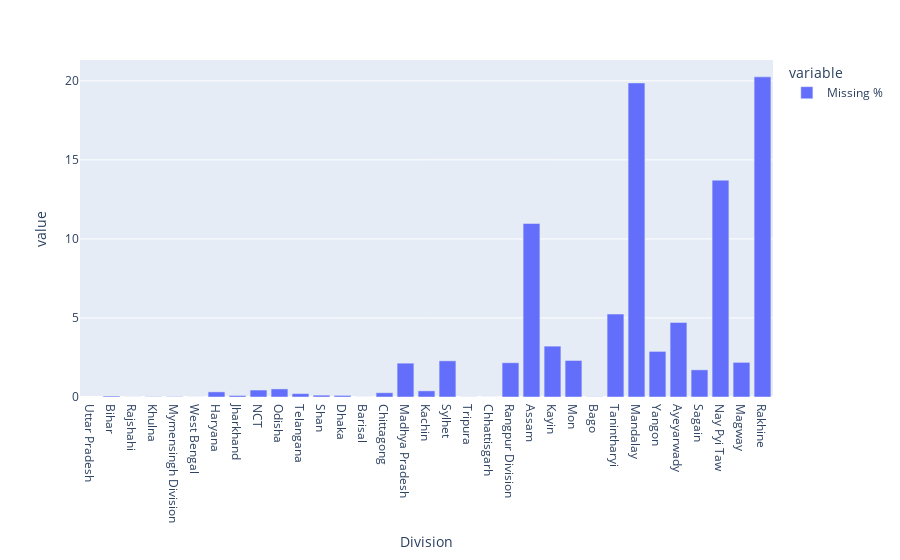

Source (notebook cell):
### Code cell
# fig = px.bar(division_missing_percentage)
fig = px.bar(division_missing_percentage.diff())
fig.show()

### Figure 1 — Plotly figure (JSON) as saved in the notebook; plotly's stock layout.template omitted (floating-point values rounded to 4 significant figures)
{"data": [{"alignmentgroup": "True", "hovertemplate": "variable=Missing %<br>Division=%{x}<br>value=%{y}<extra></extra>", "legendgroup": "Missing %", "marker": {"color": "#636efa"}, "name": "Missing %", "offsetgroup": "Missing %", "orientation": "v", "showlegend": true, "textposition": "auto", "type": "bar", "x": ["Uttar Pradesh", "Bihar", "Rajshahi", "Khulna", "Mymensingh Division", "West Bengal", "Haryana", "Jharkhand", "NCT", "Odisha", "Telangana", "Shan", "Dhaka", "Barisal", "Chittagong", "Madhya Pradesh", "Kachin", "Sylhet", "Tripura", "Chhattisgarh", "Rangpur Division", "Assam", "Kayin", "Mon", "Bago", "Tanintharyi", "Mandalay", "Yangon", "Ayeyarwady", "Sagain", "Nay Pyi Taw", "Magway", "Rakhine"], "xaxis": "x", "y": [null, 0.05933, 0.004564, 0.01825, 0.02282, 0.002282, 0.324, 0.09584, 0.4404, 0.5111, 0.2145, 0.1164, 0.1004, 0.002282, 0.2693, 2.14, 0.3879, 2.289, 0.006846, 0.002282, 2.168, 10.98, 3.217, 2.312, 0.01369, 5.246, 19.87, 2.884, 4.717, 1.718, 13.72, 2.191, 20.25], "yaxis": "y"}], "layout": {"barmode": "relative", "legend": {"title": {"text": "variable"}, "tracegroupgap": 0}, "margin": {"t": 60}, "xaxis": {"anchor": "y", "domain": [0.0, 1.0], "title": {"text": "Division"}}, "yaxis": {"anchor": "x", "domain": [0.0, 1.0], "title": {"text": "value"}}}}
